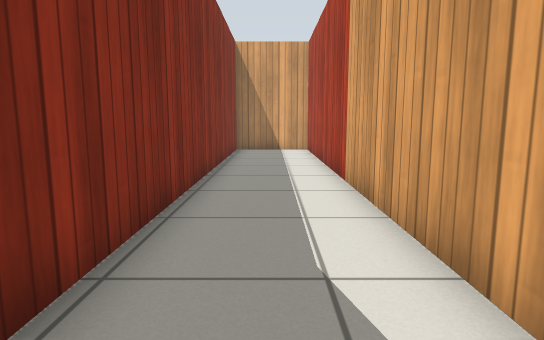
View 1 (above)

19 first-person views from a walk through a Gazebo world. The camera is 0.7 m above the floor, tilts 8° down and sees 75° across. The floor is counted in squares, 0.5 m on a side. Each view is taken from the middle of a square. On the plan, view 1 faces up. The plan holds only what a view shows up to about 15 squares ahead; the rest is blank. Simple patterns stand in for the simulator's built-in surfaces.

View 2
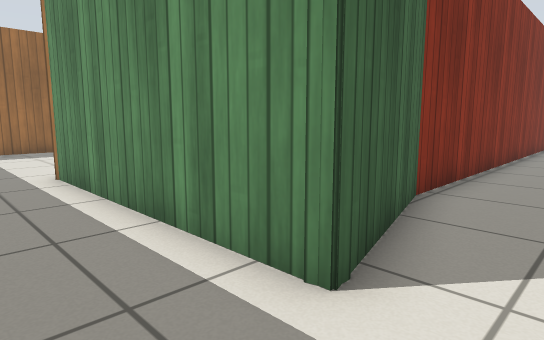

View 3
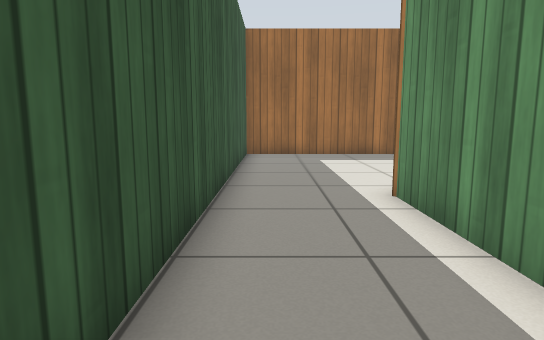

View 4
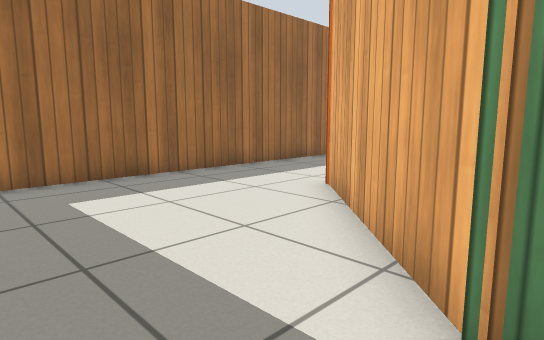

View 5
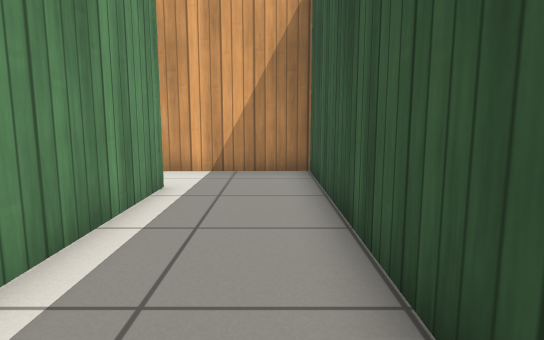

View 6
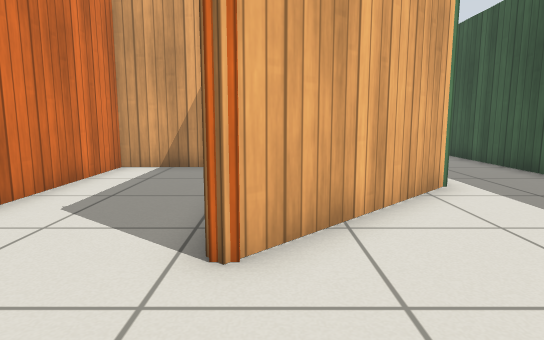

View 7
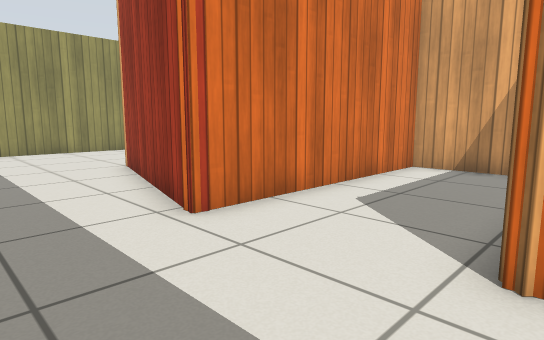

View 8
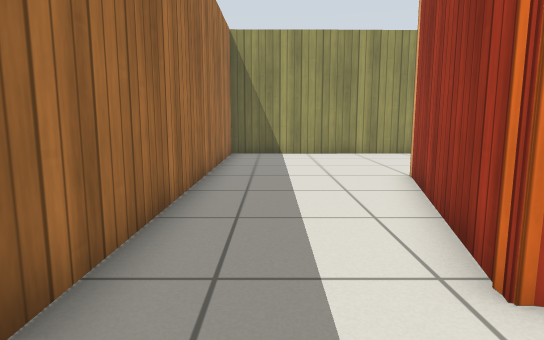

View 9
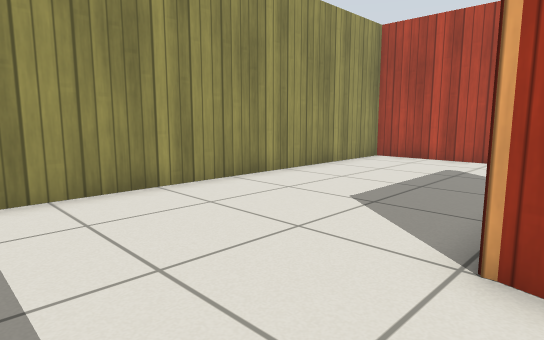

View 10
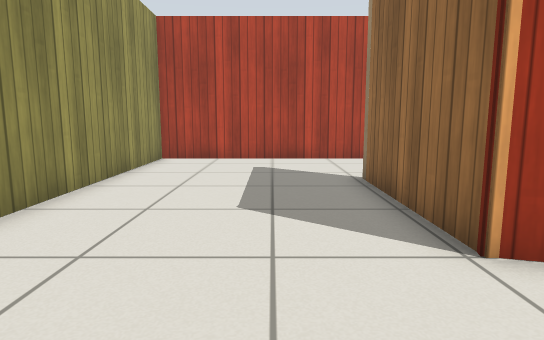

View 11
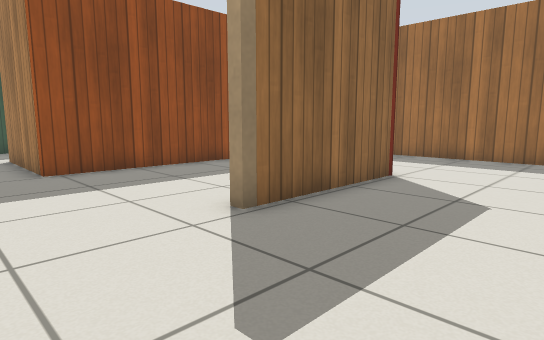

View 12
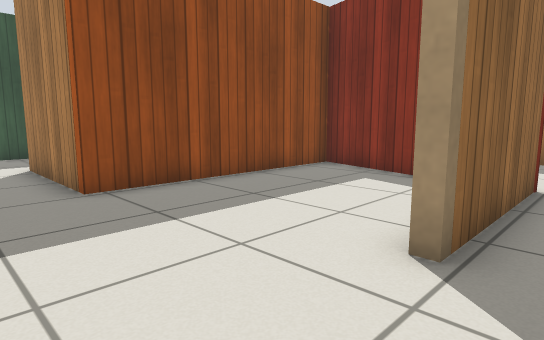

View 13
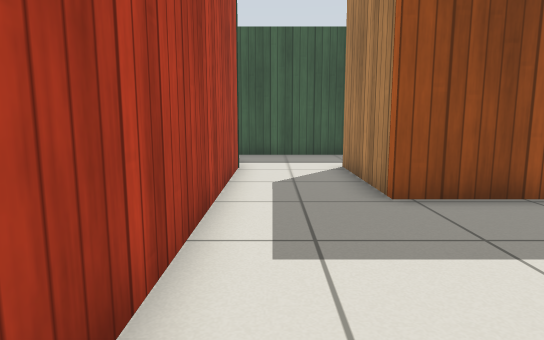

View 14
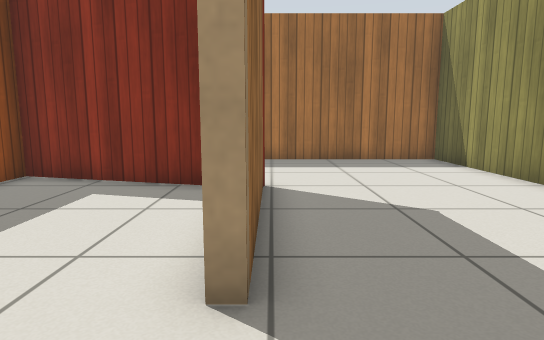

View 15
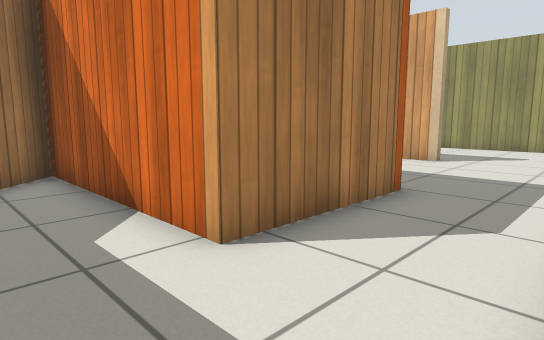

View 16
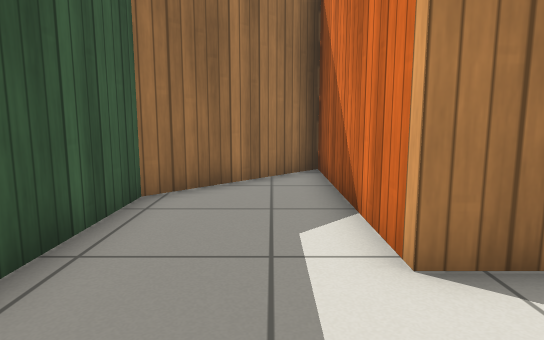

View 17
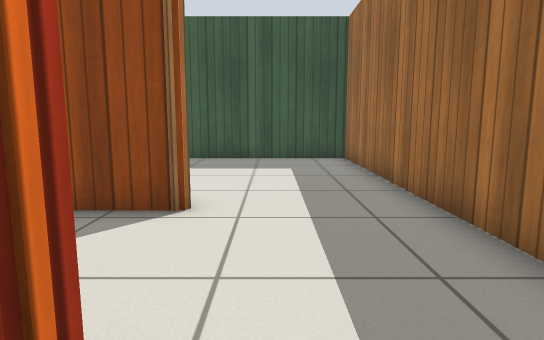

View 18
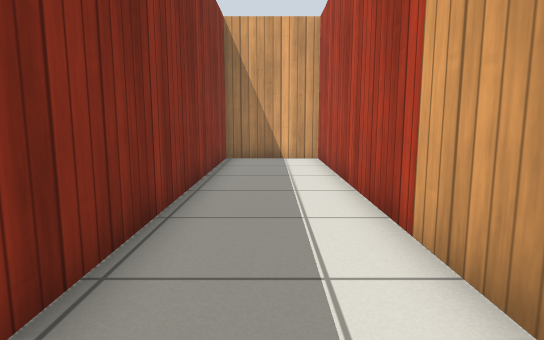

View 19
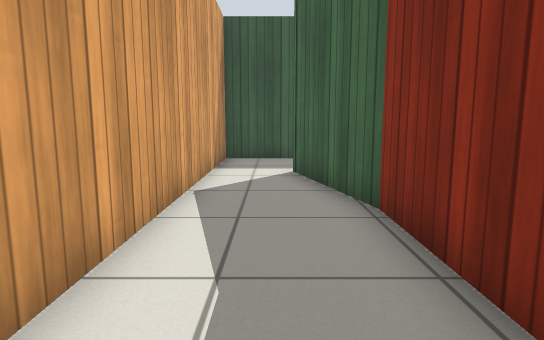

### Floor plan
Points are (right, up) in squares from view 1. A wall is a line through its corners. A room is listed if a view was taken in it or the views show most of it. See-through windows are left out.
Room 1 (views 1, 2, 3, 4, 5, 6, 7, 8, 18, 19)
walls: (-5.4, 2) (-5.4, 4.5) (-13.2, 4.5); (-1.7, 0.6) (-0.6, -3.7) (-8.5, -3.7) (-12.7, 0.5) (-12.4, 0.8); (-12.9, 0.6) (-10.9, 0.6); (-12.8, 4.5) (-13.2, 4.6); (-16.7, 4.6) (-16.7, -7.1) (1.7, -7.1) (1.7, 17.1) (-1.7, 17) (-1.7, 0.5)
ways out: opening at (-15, 5) to room 2
Room 2 (views 9, 10, 11, 12, 17)
walls: (-13.2, 4.6) (-11.5, 10.8) (-6.5, 10.8); (-2, 11.5) (-2, 17) (-16.7, 16.8) (-16.7, 4.6)
ways out: opening at (-15, 5) to room 1; opening at (-4.5, 11) to room 3
Room 3 (views 13, 14, 15, 16)
walls: (-6.5, 10.8) (-6.5, 10.5) (-7.9, 10.5); (-11.5, 9.6) (-12.8, 4.8) (-5.1, 4.8) (-5.1, 0.3) (-12.1, 0.3) (-8.4, -3.4) (-1.6, -3.4); (-2, 0.5) (-2, 11.5)
ways out: opening at (-4.5, 11) to room 2

Positions as (right, up) in squares from view 1, and headings:
1: (0, 0), facing up
2: (1, -6), facing up-left
3: (-2, -6), facing left
4: (-8, -6), facing up-left
5: (-8, -6), facing right
6: (-16, 0), facing right
7: (-16, 0), facing up-right
8: (-15, 2), facing up
9: (-15, 10), facing up-right
10: (-15, 13), facing right
11: (-3, 15), facing down-left
12: (-3, 12), facing down-left
13: (-3, 11), facing down
14: (-4, 11), facing left
15: (-2, -2), facing up-left
16: (-2, -1), facing left
17: (-14, 6), facing down
18: (0, 4), facing up
19: (0, 6), facing down
